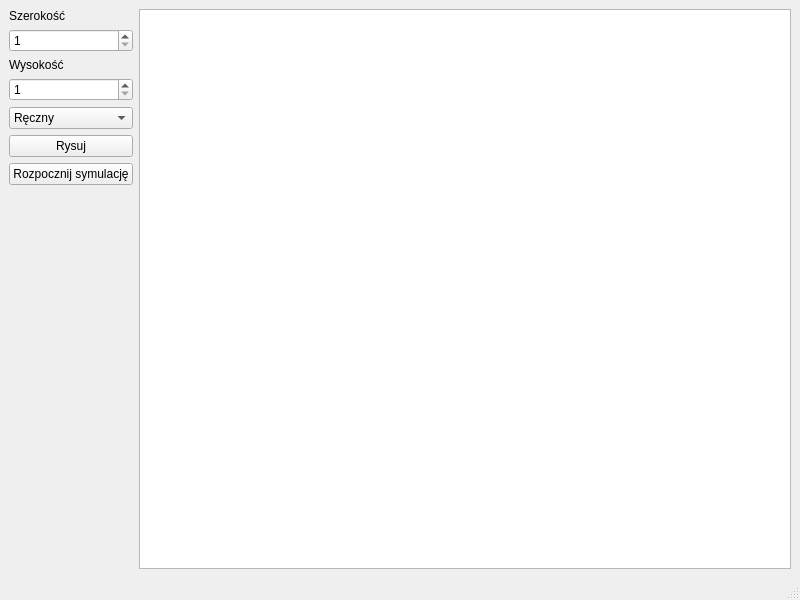
<?xml version="1.0" encoding="UTF-8"?>
<ui version="4.0">
 <class>GameWindow</class>
 <widget class="QMainWindow" name="GameWindow">
  <property name="geometry">
   <rect>
    <x>0</x>
    <y>0</y>
    <width>800</width>
    <height>600</height>
   </rect>
  </property>
  <property name="windowTitle">
   <string>MainWindow</string>
  </property>
  <widget class="QWidget" name="centralwidget">
   <layout class="QGridLayout" name="gridLayout">
    <item row="0" column="0">
     <layout class="QFormLayout" name="formLayout">
      <item row="0" column="0" colspan="2">
       <widget class="QLabel" name="label">
        <property name="text">
         <string>Szerokość</string>
        </property>
       </widget>
      </item>
      <item row="1" column="0" colspan="2">
       <widget class="QSpinBox" name="widthInput">
        <property name="minimum">
         <number>1</number>
        </property>
        <property name="maximum">
         <number>20000</number>
        </property>
       </widget>
      </item>
      <item row="2" column="0" colspan="2">
       <widget class="QLabel" name="label_2">
        <property name="text">
         <string>Wysokość</string>
        </property>
       </widget>
      </item>
      <item row="3" column="0" colspan="2">
       <widget class="QSpinBox" name="heightInput">
        <property name="minimum">
         <number>1</number>
        </property>
        <property name="maximum">
         <number>20000</number>
        </property>
       </widget>
      </item>
      <item row="5" column="0" colspan="2">
       <widget class="QPushButton" name="drawButton">
        <property name="text">
         <string>Rysuj</string>
        </property>
       </widget>
      </item>
      <item row="6" column="0" colspan="2">
       <widget class="QPushButton" name="simulateButton">
        <property name="text">
         <string>Rozpocznij symulację</string>
        </property>
       </widget>
      </item>
      <item row="4" column="0" colspan="2">
       <widget class="QComboBox" name="startingCompositionSelect">
        <item>
         <property name="text">
          <string comment="0">Ręczny</string>
         </property>
        </item>
        <item>
         <property name="text">
          <string comment="1">Niezmienny</string>
         </property>
        </item>
        <item>
         <property name="text">
          <string comment="2">Glider</string>
         </property>
        </item>
        <item>
         <property name="text">
          <string comment="3">Oscylator</string>
         </property>
        </item>
        <item>
         <property name="text">
          <string comment="4">Losowy</string>
         </property>
        </item>
       </widget>
      </item>
     </layout>
    </item>
    <item row="0" column="1">
     <widget class="QTableView" name="celluralTable">
      <attribute name="horizontalHeaderVisible">
       <bool>false</bool>
      </attribute>
      <attribute name="horizontalHeaderDefaultSectionSize">
       <number>30</number>
      </attribute>
      <attribute name="horizontalHeaderMinimumSectionSize">
       <number>1</number>
      </attribute>
      <attribute name="verticalHeaderVisible">
       <bool>false</bool>
      </attribute>
      <attribute name="verticalHeaderCascadingSectionResizes">
       <bool>false</bool>
      </attribute>
      <attribute name="verticalHeaderMinimumSectionSize">
       <number>1</number>
      </attribute>
     </widget>
    </item>
   </layout>
  </widget>
  <widget class="QMenuBar" name="menubar">
   <property name="geometry">
    <rect>
     <x>0</x>
     <y>0</y>
     <width>800</width>
     <height>22</height>
    </rect>
   </property>
  </widget>
  <widget class="QStatusBar" name="statusbar"/>
 </widget>
 <resources/>
 <connections/>
</ui>
